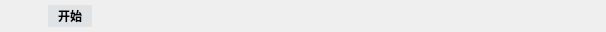
<?xml version="1.0" encoding="UTF-8"?>
<ui version="4.0">
 <class>mainTitleWidget</class>
 <widget class="QWidget" name="mainTitleWidget">
  <property name="geometry">
   <rect>
    <x>0</x>
    <y>0</y>
    <width>606</width>
    <height>32</height>
   </rect>
  </property>
  <property name="sizePolicy">
   <sizepolicy hsizetype="Expanding" vsizetype="Fixed">
    <horstretch>0</horstretch>
    <verstretch>0</verstretch>
   </sizepolicy>
  </property>
  <property name="minimumSize">
   <size>
    <width>0</width>
    <height>32</height>
   </size>
  </property>
  <property name="maximumSize">
   <size>
    <width>16777215</width>
    <height>34</height>
   </size>
  </property>
  <property name="windowTitle">
   <string>Form</string>
  </property>
  <property name="styleSheet">
   <string notr="true">QWidget#mainTitleWidget{
	border: 0px solid black;
}

QPushButton {
	border-radius: 0px;
    text-decoration: none;
    border: 0px solid white;
}
QPushButton:checked {
    text-align: center;
    text-decoration: none;
    color: black;
}
QPushButton:disabled {
    background-color: white;
    text-align: center;
    text-decoration: none;
    color: grey;
}
QPushButton:hover {
    background-color: rgb(201,222,245);
    color: black;
}
QPushButton:pressed {
    background-color: rgb(0,122,204);
	color:white
}</string>
  </property>
  <layout class="QVBoxLayout" name="verticalLayout" stretch="0">
   <property name="spacing">
    <number>6</number>
   </property>
   <property name="leftMargin">
    <number>0</number>
   </property>
   <property name="topMargin">
    <number>0</number>
   </property>
   <property name="rightMargin">
    <number>0</number>
   </property>
   <property name="bottomMargin">
    <number>0</number>
   </property>
   <item>
    <layout class="QHBoxLayout" name="horizontalLayout" stretch="0,0,0,1,0,0,0">
     <property name="spacing">
      <number>0</number>
     </property>
     <item>
      <widget class="QPushButton" name="logo_btn">
       <property name="sizePolicy">
        <sizepolicy hsizetype="Fixed" vsizetype="Fixed">
         <horstretch>0</horstretch>
         <verstretch>0</verstretch>
        </sizepolicy>
       </property>
       <property name="minimumSize">
        <size>
         <width>48</width>
         <height>32</height>
        </size>
       </property>
       <property name="maximumSize">
        <size>
         <width>48</width>
         <height>32</height>
        </size>
       </property>
       <property name="autoFillBackground">
        <bool>false</bool>
       </property>
       <property name="styleSheet">
        <string notr="true">QPushButton{
	border: 0px solid black;
}</string>
       </property>
       <property name="text">
        <string/>
       </property>
       <property name="icon">
        <iconset resource="../../../../resources.qrc">
         <normaloff>:/resource/EDI-logo.svg</normaloff>:/resource/EDI-logo.svg</iconset>
       </property>
       <property name="iconSize">
        <size>
         <width>24</width>
         <height>24</height>
        </size>
       </property>
       <property name="checkable">
        <bool>true</bool>
       </property>
       <property name="flat">
        <bool>true</bool>
       </property>
      </widget>
     </item>
     <item>
      <layout class="QVBoxLayout" name="verticalLayout_2">
       <property name="leftMargin">
        <number>0</number>
       </property>
       <property name="topMargin">
        <number>0</number>
       </property>
       <property name="rightMargin">
        <number>0</number>
       </property>
      </layout>
     </item>
     <item>
      <widget class="QPushButton" name="title_btn">
       <property name="sizePolicy">
        <sizepolicy hsizetype="Minimum" vsizetype="Preferred">
         <horstretch>0</horstretch>
         <verstretch>0</verstretch>
        </sizepolicy>
       </property>
       <property name="font">
        <font>
         <bold>true</bold>
         <underline>false</underline>
         <strikeout>false</strikeout>
        </font>
       </property>
       <property name="styleSheet">
        <string notr="true">QPushButton#title_btn{
	background-color: rgb(224,227,230);
	padding-right: 10px;
	padding-left: 10px;
	margin-top: 5px;
	margin-bottom: 5px;
}</string>
       </property>
       <property name="text">
        <string>开始</string>
       </property>
      </widget>
     </item>
     <item>
      <spacer name="horizontalSpacer">
       <property name="orientation">
        <enum>Qt::Horizontal</enum>
       </property>
       <property name="sizeHint" stdset="0">
        <size>
         <width>40</width>
         <height>20</height>
        </size>
       </property>
      </spacer>
     </item>
     <item>
      <widget class="QPushButton" name="min_btn">
       <property name="sizePolicy">
        <sizepolicy hsizetype="Fixed" vsizetype="Fixed">
         <horstretch>0</horstretch>
         <verstretch>0</verstretch>
        </sizepolicy>
       </property>
       <property name="minimumSize">
        <size>
         <width>48</width>
         <height>32</height>
        </size>
       </property>
       <property name="maximumSize">
        <size>
         <width>48</width>
         <height>32</height>
        </size>
       </property>
       <property name="toolTip">
        <string>最小化</string>
       </property>
       <property name="autoFillBackground">
        <bool>false</bool>
       </property>
       <property name="styleSheet">
        <string notr="true">QPushButton{
	border: 0px solid black;
}</string>
       </property>
       <property name="text">
        <string/>
       </property>
       <property name="icon">
        <iconset resource="../../../../resources.qrc">
         <normaloff>:/resource/ChromeMinimize_16x.svg</normaloff>:/resource/ChromeMinimize_16x.svg</iconset>
       </property>
       <property name="checkable">
        <bool>true</bool>
       </property>
       <property name="flat">
        <bool>true</bool>
       </property>
      </widget>
     </item>
     <item>
      <widget class="QPushButton" name="full_btn">
       <property name="sizePolicy">
        <sizepolicy hsizetype="Fixed" vsizetype="Fixed">
         <horstretch>0</horstretch>
         <verstretch>0</verstretch>
        </sizepolicy>
       </property>
       <property name="minimumSize">
        <size>
         <width>48</width>
         <height>32</height>
        </size>
       </property>
       <property name="maximumSize">
        <size>
         <width>48</width>
         <height>32</height>
        </size>
       </property>
       <property name="toolTip">
        <string>最大化</string>
       </property>
       <property name="autoFillBackground">
        <bool>false</bool>
       </property>
       <property name="styleSheet">
        <string notr="true">QPushButton{
	border: 0px solid black;
}</string>
       </property>
       <property name="text">
        <string/>
       </property>
       <property name="icon">
        <iconset resource="../../../../resources.qrc">
         <normaloff>:/resource/ChromeMaximize_16x.svg</normaloff>:/resource/ChromeMaximize_16x.svg</iconset>
       </property>
       <property name="checkable">
        <bool>true</bool>
       </property>
       <property name="flat">
        <bool>true</bool>
       </property>
      </widget>
     </item>
     <item>
      <widget class="QPushButton" name="close_btn">
       <property name="sizePolicy">
        <sizepolicy hsizetype="Fixed" vsizetype="Fixed">
         <horstretch>0</horstretch>
         <verstretch>0</verstretch>
        </sizepolicy>
       </property>
       <property name="minimumSize">
        <size>
         <width>48</width>
         <height>32</height>
        </size>
       </property>
       <property name="maximumSize">
        <size>
         <width>48</width>
         <height>32</height>
        </size>
       </property>
       <property name="toolTip">
        <string>关闭</string>
       </property>
       <property name="layoutDirection">
        <enum>Qt::LeftToRight</enum>
       </property>
       <property name="autoFillBackground">
        <bool>false</bool>
       </property>
       <property name="styleSheet">
        <string notr="true">QPushButton{
	border: 0px solid black;
}</string>
       </property>
       <property name="text">
        <string/>
       </property>
       <property name="icon">
        <iconset resource="../../../../resources.qrc">
         <normaloff>:/resource/ChromeClose_16x.svg</normaloff>:/resource/ChromeClose_16x.svg</iconset>
       </property>
       <property name="checkable">
        <bool>true</bool>
       </property>
       <property name="flat">
        <bool>true</bool>
       </property>
      </widget>
     </item>
    </layout>
   </item>
  </layout>
 </widget>
 <resources>
  <include location="../../../../resources.qrc"/>
 </resources>
 <connections/>
</ui>
